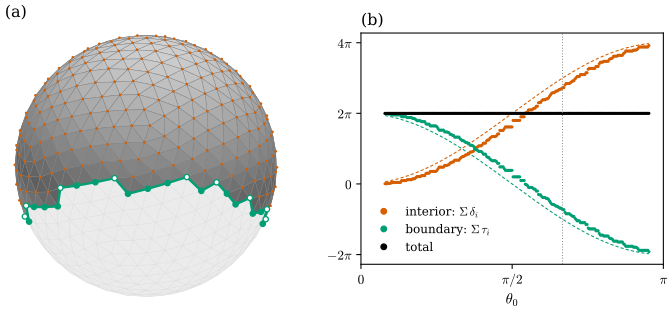

This chart was generated by the following Python code:
"""Figure 40.2.1: Gauss-Bonnet with boundary on discrete polar caps of icosphere(3).

Cap(theta0) = the faces of dgmesh.icosphere(3) whose three vertices have colatitude <= theta0 (ddg40.icosphere_cap); every
cap used here is a disk (chi = 1). (a) the cap for theta0 = 2 pi / 3 seen from the side: faces of the cap (gray) on the
faint unit sphere, interior vertices (vermilion dots), the boundary polygon (green), and its vertices with turning
angle tau_i = pi - Theta_i > 0 (filled green) and < 0 (open green). (b) for 240 values of theta0: the sum of the angle
defects of the interior vertices (vermilion), the sum of the boundary turning angles (green) and their total (black),
which is 2 pi for every cap (Theorem 40.2.7). Thin dashed curves: the smooth polar cap of (39.4.3),
2 pi (1 - cos theta0) and 2 pi cos theta0.

Run: PYTHONPATH=tools python3 chapters/40-discrete-curvature-integral/figures/fig-40-2-1-discrete-caps.py
"""
import sys
from pathlib import Path

import numpy as np

sys.path.insert(0, str(Path(__file__).resolve().parents[1] / "lib"))
import dgfig  # noqa: E402
dgfig.setup()
import matplotlib.pyplot as plt  # noqa: E402

import dgmesh as dm  # noqa: E402
import ddg40  # noqa: E402

C = dgfig.COLORS
LEVEL = 3
th0s = np.linspace(0.25, np.pi - 0.15, 240)
rows = []
for t in th0s:
    Vs, Fs = ddg40.icosphere_cap(LEVEL, t)
    if len(Fs) == 0:
        continue
    assert dm.euler_characteristic(Fs) == 1 and dm.is_manifold(Fs)
    d = dm.angle_defect(Vs, Fs)
    b = np.array(dm.boundary_vertices(Fs))
    inner = np.setdiff1d(np.arange(len(Vs)), b)
    rows.append((t, d[inner].sum(), d[b].sum()))
rows = np.array(rows)
assert np.allclose(rows[:, 1] + rows[:, 2], 2 * np.pi, atol=1e-11)

fig = plt.figure(figsize=(7.0, 3.3))
ax = fig.add_axes([0.0, 0.03, 0.42, 0.9])
cam = dm.Ortho(elev=-18, azim=-60)
Vf, Ff = dm.icosphere(LEVEL)
dm.draw_mesh_2d(ax, Vf, Ff, cam, (0.92, 0.92, 0.92, 1.0), edgecolor="#d9d9d9", lw=0.25, cull=True, zorder=1)
Vs, Fs = ddg40.icosphere_cap(LEVEL, 2 * np.pi / 3)
col = dm.shade(Vs, Fs, dm.hex_to_rgb(C["surface"]))
dm.draw_mesh_2d(ax, Vs * 1.002, Fs, cam, col, edgecolor="#777777", lw=0.3, cull=True, zorder=2)
d = dm.angle_defect(Vs, Fs)
loop = dm.boundary_vertices(Fs)
vis = lambda P: (P @ cam.view) > -0.05  # noqa: E731
P2 = cam(Vs * 1.004)
for a, bb in dm.boundary_edges(Fs):
    if vis(Vs[a]) and vis(Vs[bb]):
        ax.plot(*P2[[a, bb]].T, color=C["third"], lw=1.8, zorder=4)
inner = np.setdiff1d(np.arange(len(Vs)), loop)
iv = [i for i in inner if vis(Vs[i])]
ax.scatter(*P2[iv].T, s=1.5, color=C["normal"], zorder=5)
for i in loop:
    if vis(Vs[i]):
        ax.scatter(*P2[i], s=16, zorder=6, edgecolors=C["third"], linewidths=1.0,
                   facecolors=C["third"] if d[i] > 0 else "white")
ax.set_aspect("equal")
ax.set_xlim(-1.08, 1.08)
ax.set_ylim(-1.08, 1.08)
ax.set_axis_off()
ax.set_title("(a)", loc="left", fontsize=12)

ax2 = fig.add_axes([0.53, 0.17, 0.45, 0.73])
t = rows[:, 0]
ax2.plot(t, 2 * np.pi * (1 - np.cos(t)), color=C["normal"], lw=0.8, ls=(0, (3, 2)))
ax2.plot(t, 2 * np.pi * np.cos(t), color=C["third"], lw=0.8, ls=(0, (3, 2)))
ax2.plot(t, rows[:, 1], ".", color=C["normal"], ms=2.8, label=r"interior: $\Sigma\,\delta_i$")
ax2.plot(t, rows[:, 2], ".", color=C["third"], ms=2.8, label=r"boundary: $\Sigma\,\tau_i$")
ax2.plot(t, rows[:, 1] + rows[:, 2], ".", color=C["main"], ms=2.8, label="total")
ax2.axvline(2 * np.pi / 3, color=C["aux"], lw=0.7, ls=(0, (1, 2)))
ax2.set_xticks([0, np.pi / 2, np.pi])
ax2.set_xticklabels([r"$0$", r"$\pi/2$", r"$\pi$"])
ax2.set_yticks([-2 * np.pi, 0, 2 * np.pi, 4 * np.pi])
ax2.set_yticklabels([r"$-2\pi$", r"$0$", r"$2\pi$", r"$4\pi$"])
ax2.set_xlabel(r"$\theta_0$")
ax2.set_xlim(0, np.pi)
ax2.legend(fontsize=9, frameon=False, loc="lower left", markerscale=3)
ax2.set_title("(b)", loc="left", fontsize=12)
dgfig.save(fig, __file__)
at = np.argmin(np.abs(rows[:, 0] - 2 * np.pi / 3))
print(f"cap 2 pi / 3: interior {rows[at, 1]:.4f}, boundary {rows[at, 2]:.4f}; smooth {2 * np.pi * (1 - np.cos(rows[at, 0])):.4f}")
print(f"(a): {len(Vs)} vertices, {len(loop)} on the boundary, tau > 0 at {int(np.sum(d[loop] > 0))}, tau < 0 at {int(np.sum(d[loop] < 0))}")
